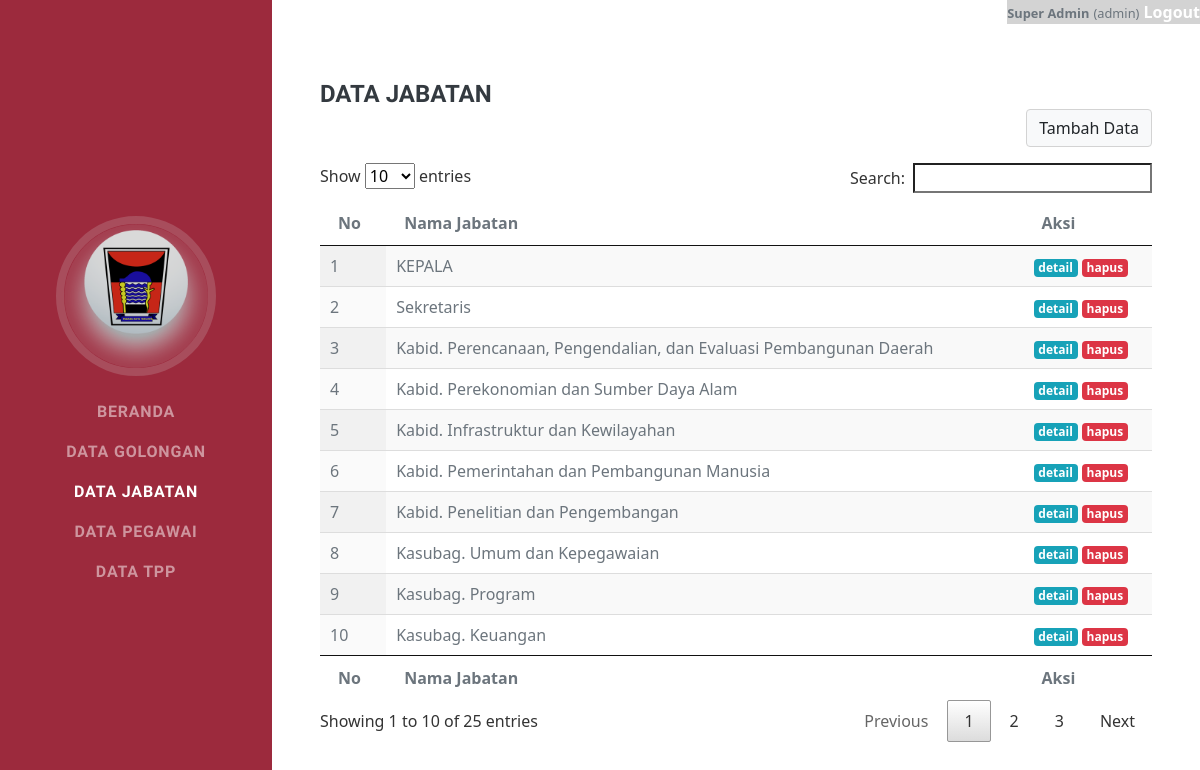
The page /jabatan.php (signed in) on the database its author committed.
### tables this page shows
CREATE TABLE `jabatan` (
  `id_jabatan` int(11) NOT NULL,
  `nama_jabatan` varchar(90) NOT NULL,
  `beban_kerja_skp` int(11) NOT NULL,
  `kehadiran` int(11) NOT NULL,
  `potongan_bpjs` double NOT NULL,
  `pertimbangan_objektif` int(11) NOT NULL
);

### jabatan.php (the view, shortened to what this page needs)
        <?php include('assets/menu.php') ?>
        <div class="container-fluid p-0">
            <section class="resume-section" id="jabatan">
                <div class="resume-section-content">
                    <h4 class="mb-0">
                        Data Jabatan
                    </h4>
<a href="jabatan-tambah.php" style="float: right; padding-bottom: 2%" name="akses">
    <button class="btn btn-light" style="border-color: lightgray">Tambah Data</button>
</a>
<table id="example" class="display" style="width:100%">
        <thead>
            <tr>
                <th>No</th>
                <th>Nama Jabatan</th>
                <th>Aksi</th>
            </tr>
        </thead>
        <tbody>
            <?php
                $sql=mysqli_query($con, "SELECT * FROM jabatan");
                $no=1;
                while ($data=mysqli_fetch_array($sql)) {
                    $id = $data['id_jabatan'];
                    $nama = $data['nama_jabatan'];
                    echo "<tr>";
                    echo "<td>".$no."</td>";
                    echo "<td>".$nama."</td>";
                    $id2 = base64_encode($id);
                    $nama2 = base64_encode($nama);
                    echo '<td>
                        <a href="jabatan-detail.php?id='.$id.'" class="badge badge-info">detail</a>
                        <a name="akses" href="jabatan-hapus.php?id='.$id2.'&nama='.$nama2.'" class="badge badge-danger" onclick="return confirm(\'Yakin Hapus '.$nama.'?\');">hapus</a>
                        </td>';
                    echo "</tr>";
                    $no++;
                }
            ?>
        </tbody>
        <tfoot>
            <tr>
                <th>No</th>
                <th>Nama Jabatan</th>
                <th>Aksi</th>
            </tr>
        </tfoot>
    </table>
<?php include('assets/footer.php') ?>

### rows shown on the page
jabatan: nama_jabatan "KEPALA"
jabatan: nama_jabatan "Sekretaris"
jabatan: nama_jabatan "Kabid. Perencanaan, Pengendalian, dan Evaluasi Pembangunan Daerah"
jabatan: nama_jabatan "Kabid. Perekonomian dan Sumber Daya Alam"
jabatan: nama_jabatan "Kabid. Infrastruktur dan Kewilayahan"
jabatan: nama_jabatan "Kabid. Pemerintahan dan Pembangunan Manusia"
jabatan: nama_jabatan "Kabid. Penelitian dan Pengembangan"
jabatan: nama_jabatan "Kasubag. Umum dan Kepegawaian"
jabatan: nama_jabatan "Kasubag. Program"
jabatan: nama_jabatan "Kasubag. Keuangan"

### other values the page prints
$_SESSION['nama'] "Super Admin"
$_SESSION['role'] "admin"
